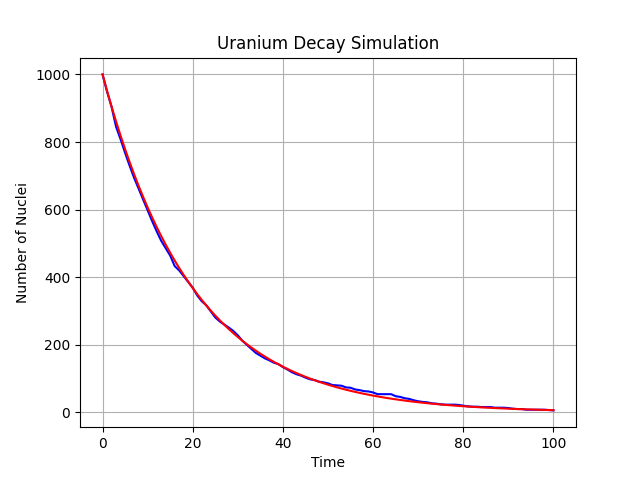

Source code (Python):
import numpy as np
import matplotlib.pyplot as plt

N0 = 1000
lam = 0.05
N = N0
t_s = 100
t = 0
N_list = [N0]

#Fark ettim ki yine bir 100 elemanlı zaman listesi oluşturmam gerek.
t_list = np.arange(0, t_s + 1, 1)
#t_s'i alması için bir ekledim.

while t < t_s:
    n1 = np.random.random(N) < lam
    #random.random 0 ile 1 arasında rastgele sayılar seçiyor.
    #Burada N parametresini girerek bunu N tane sayı için yapmasını söylüyorum.
    N = N - n1.sum()
    t += 1
    N_list.append(N)

N_t = N0 * np.exp(-lam * t_list)

plt.plot(t_list, N_list,
         color='blue')
plt.plot(t_list, N_t,
         color='red',)
plt.title("Uranium Decay Simulation")
plt.xlabel("Time")
plt.ylabel("Number of Nuclei")
plt.grid(True)
#Başlıkları yapay zeka söyledi.
plt.savefig("uranium")